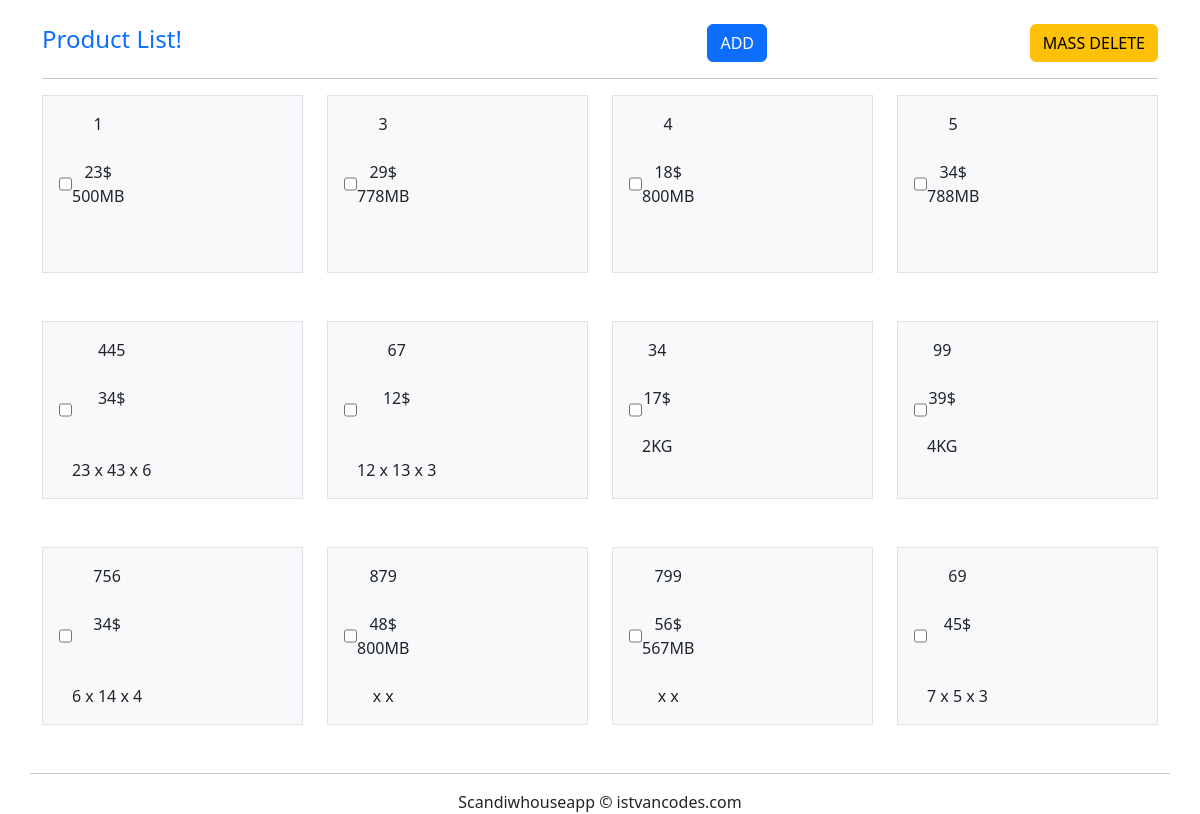
The page / on the database its author committed.
### tables this page shows
CREATE TABLE `productlist` (
  `id` int(255) NOT NULL,
  `sku` varchar(30) NOT NULL,
  `name` text NOT NULL,
  `price` varchar(25) NOT NULL,
  `size` varchar(50) NOT NULL,
  `weight` varchar(50) NOT NULL,
  `dimension` varchar(50) NOT NULL
);

### classes/Database.class.php (called while the page is built, shortened)
<?php
abstract class Database
{
	private $host = 'eu-cdbr-west-03.cleardb.net';
	private $user = 'bfa8f0b1dce657';
	private $pass = '9ff87698';
	private $db = 'heroku_caa4546c7212293';
	protected $connection;
	public function __construct()
	{
		if (!isset($this->connection)) {
			$this->connection = new mysqli($this->host, $this->user, $this->pass, $this->db);
		}
		return $this->connection;
	}
}
?>

### classes/Prod.php (called while the page is built, shortened)
<?php
include_once ("Database.class.php");
class Prod extends Database
{
	public function getData($query)
	{
		$result = $this->connection->query($query);
		$rows = array();
		while ($row = $result->fetch_assoc()) {
			$rows[] = $row;
		}
		return $rows;
	}
}
?>

### index.php (the view, shortened to what this page needs)
<?php
include_once ("setout/header.inc.php");
?>
 <div class="container">
    <form action="includes/help.php" method="POST">
                        <div class="row mt-4">
                            <div class="col-lg-12 d-flex justify-content-between align-items-center">
                                <div>
                                <h4 class="text-primary">Product List!</h4>
                                </div>
                                <br>
                                <div>
                                <a href="addproduct.php" class="btn btn-primary">ADD</a>
                                </div>
                                <div>
                                <button type="submit" class="btn btn-warning" name="delete-product-btn" id="delete-product-btn" >MASS DELETE</button>
                                </div>
                            </div>
                        </div>
                 <hr>
     <div class="row gy-5">
                 <tbody>
                   <?php
                   $prod = new Prod();
                 $query = "SELECT * FROM productlist ORDER BY id ASC";
                 $result = $prod->getData($query);
                 if($result)
                 {
                     foreach($result as $row)
                     {
                      ?>
                         <div class="col-3 text-center">
                              <div class="p-3 border bg-light d-flex">
                              <input type="checkbox" name="prod_delete_sku[]" value="<?= $row['sku']; ?>">
                             <td><?= $row['sku'] ?></td><br>
                             <td><?= $row['name1'] ?></td><br>
                             <td><?= $row['price'] ?></td><br>
                             <td><?= $row['size'] ?></td><br>
                             <td><?= $row['weight'] ?></td><br>
                             <td><?= $row['dimension'] ?></td><br>
                             </div>
                        </div>
                         <?php
                     }
                 }
                 else
                 {
                   echo "No Product Found";
                 }
                   ?>
                   </tbody>
                                <hr>
                    </form>
     </div>
<?php
include_once ("setout/footer.inc.php");
?>

### setout/header.inc.php (shortened to what this page needs)
<!DOCTYPE html>
<html lang="en">
<head>
    <link rel="stylesheet" href="https://cdn.jsdelivr.net/npm/bootstrap@5.2.0/dist/css/bootstrap.min.css" rel="stylesheet">
</head>
<body>

### setout/footer.inc.php
</body>
<footer align="center" >Scandiwhouseapp © istvancodes.com
</footer>
</html>

### rows shown on the page
productlist: sku "1", price "23$", size "500MB"
productlist: sku "3", price "29$", size "778MB"
productlist: sku "4", price "18$", size "800MB"
productlist: sku "5", price "34$", size "788MB"
productlist: sku "445", price "34$", dimension "23 x 43 x 6"
productlist: sku "67", price "12$", dimension "12 x 13 x 3"
productlist: sku "34", price "17$", weight "2KG"
productlist: sku "99", price "39$", weight "4KG"
productlist: sku "756", price "34$", dimension "6 x 14 x 4"
productlist: sku "879", price "48$", size "800MB", dimension "x x"
productlist: sku "799", price "56$", size "567MB", dimension "x x"
productlist: sku "69", price "45$", dimension "7 x 5 x 3"
